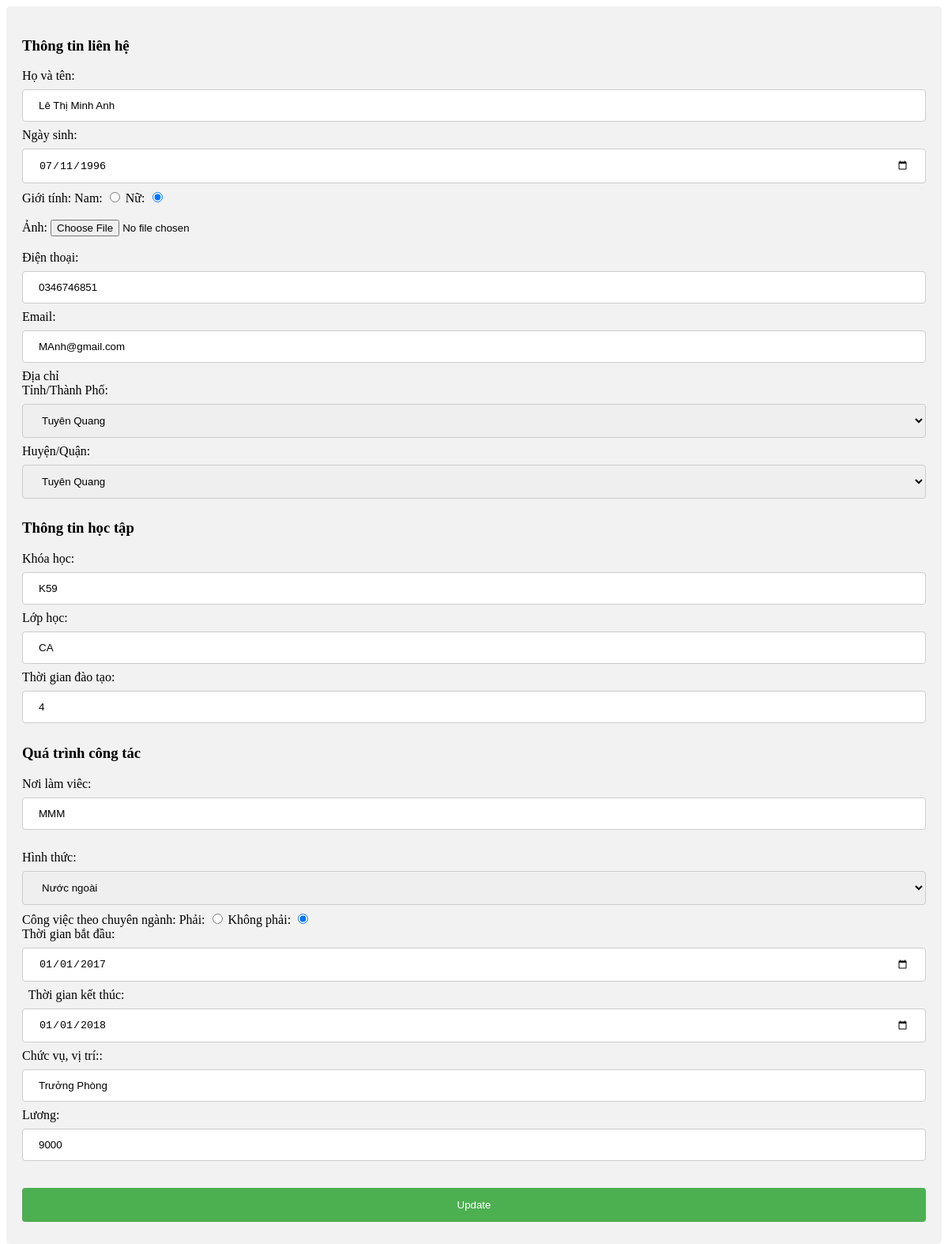
The page /form.php on the database its author committed.
### tables this page shows
CREATE TABLE `cuu_sv` (
  `student_id` smallint(5) UNSIGNED NOT NULL,
  `name` varchar(225) NOT NULL,
  `class_id` smallint(5) UNSIGNED NOT NULL,
  `birthday` date NOT NULL,
  `sex` tinyint(1) NOT NULL,
  `phone` varchar(50) NOT NULL,
  `Email` varchar(50) NOT NULL,
  `img` varchar(255) NOT NULL,
  `district_id` varchar(5) NOT NULL,
  `active` tinyint(1) NOT NULL
);

CREATE TABLE `khoa` (
  `course_id` smallint(5) NOT NULL,
  `course_name` varchar(225) NOT NULL,
  `Note` varchar(255) DEFAULT NULL
);

CREATE TABLE `lop` (
  `class_id` smallint(5) UNSIGNED NOT NULL,
  `class_name` varchar(225) NOT NULL,
  `course_id` smallint(5) UNSIGNED NOT NULL
);

CREATE TABLE `coquan` (
  `office_id` smallint(5) NOT NULL,
  `office_name` varchar(225) NOT NULL,
  `type` varchar(255) NOT NULL
);

CREATE TABLE `congtac` (
  `congtacid` int(5) NOT NULL,
  `student_id` smallint(5) UNSIGNED NOT NULL,
  `office_id` smallint(5) UNSIGNED NOT NULL,
  `time_begin` date NOT NULL,
  `time_end` date NOT NULL,
  `position` varchar(30) NOT NULL,
  `salary` int(50) NOT NULL,
  `true_work` tinyint(1) NOT NULL
);

### variable.php (called while the page is built, shortened)
<?php
	$tb_sv = mysqli_query($link, "SELECT LEFT(name,LOCATE(' ', name)-1) as first, RIGHT(name,CHAR_LENGTH(name)-LOCATE(' ', name)) as last,
									class_id, birthday, sex, phone, Email,img, district_id
									FROM cuu_sv WHERE student_id='$id_active'");
	$temp = mysqli_fetch_array ($tb_sv);
	$firstname = $temp['first'];
	$lastname = $temp['last'];
	$id_class = $temp['class_id'];
	$last_birthday = $temp['birthday'];
	$phone = $temp['phone'];
	$Email = $temp['Email'];
	$img = $temp['img'];
	if ($temp['sex']  ==  '1') 	$sex = 'Nam';
	else $sex = 'Nữ';
	$id_district= $temp['district_id'];
	$tb_district = mysqli_query($link, "SELECT * FROM district  WHERE districtid =  '$id_district'");
	$temp = mysqli_fetch_array ($tb_district);
	$district = $temp['name'];
	$id_province= $temp['provinceid'];
	$tb_province = mysqli_query($link, "SELECT * FROM province WHERE provinceid = '$id_province'");
	$temp = mysqli_fetch_array ($tb_province);
	$province = $temp['name'];
	$tb_ct = mysqli_query($link, "SELECT * FROM congtac WHERE student_id =  '$id_active'");
	$temp = mysqli_fetch_array ($tb_ct);
	$last_t_begin = $temp['time_begin'];
	$last_t_end = $temp['time_end'];
	$position = $temp['position'];
	$salary = $temp['salary'];
	$true_work = $temp['true_work'];
	$id_office= $temp['office_id'];
	$tb_cq = mysqli_query($link, "SELECT * FROM coquan WHERE office_id = '$id_office'");
	$temp = mysqli_fetch_array ($tb_cq);
	$office = $temp['office_name'];
	$type = $temp['type'];
	$tb_k = mysqli_query($link, "SELECT * FROM lop WHERE class_id =  '$id_class'");
	$temp = mysqli_fetch_array ($tb_k);
	$class_name = $temp['class_name'];
	$id_course= $temp['course_id'];
	$tb_l = mysqli_query($link, "SELECT * FROM khoa WHERE course_id = '$id_course'");
	$temp = mysqli_fetch_array ($tb_l);
	$course_name = $temp['course_name'];
	$time_edu = $temp['Note'];
?>

### form.php (the view, shortened to what this page needs)
<!DOCTYPE html>
<html lang="en">
<head>
</head>
<body>
	<?php
	include("connect.php");
	$account = mysqli_query($link, "SELECT * FROM account WHERE active=1");
	$temp = mysqli_fetch_array ($account);
	$id_active = $temp['student_id'];
	include("variable.php");
	$Name = $firstname." ".$lastname;
	?>
	<div id="form">
	<form action="" method="POST" enctype="multipart/form-data">
		<div id="ttlh">
			<h3>Thông tin liên hệ</h3>
			<label for="name">Họ và tên</label>: <input type="text" id="name" name="name" placeholder="Nhập họ tên" value= '<?php echo "$Name"; ?>' onblur="javascript: this.value = ChuanhoaTen(this.value);">
			<span class="erorr" id="erorr-name" ></span><br>
			<label for="d_b"> Ngày sinh</label>: <input type="date" id="d_b" name="d_b" placeholder="Nhập ngày sinh" value= '<?php echo "$last_birthday"; ?>'>
			<span class="erorr"  id="erorr-d_b"></span><br>
			<span> Giới tính: </span>
			<label for="male">Nam</label>: <input type="radio" id="male" name="sex" value="1" <?php if ($sex == 'Nam') {echo "checked";} ?>>
			<label for="female">Nữ</label>: <input type="radio" id="female" name="sex" value="0" <?php if ($sex == 'Nữ') {echo "checked";} ?> ><br>
			<span class="erorr"  id="erorr-sex"></span><br>
			<label for="img">Ảnh</label>: <input type="file" id="img" name="img" value='<?php echo "$img" ?>'> <br>
			<span class="erorr" id="erorr-img"></span><br>
			<label for="phone">Điện thoại</label>: <input type="tel" id="phone" name="phone" placeholder="Số điện thoại" value='<?php echo "$phone"; ?>'>
			<span class="erorr"  id="erorr-phone"></span><br>
			<label for="email">Email</label>: <input type="text" id="email" name="email" placeholder="Email" value='<?php echo "$Email"; ?>'>
			<span class="erorr"  id="erorr-email"></span><br>
			<span>Địa chỉ</span><br>
			<div id="tinh">
			<label for="province">Tỉnh/Thành Phố</label>:
			<select id="province" name="province" onchange="changeprovince(this.value)">
			    <?php
			    $sql = "SELECT * FROM province " ;
				$rel = mysqli_query($link, $sql);
			    while ($row = mysqli_fetch_array ($rel)):;
			    ?>
			    <option value="<?php echo $row[0]; ?>" <?php if ($row[1] == $province) {echo 'selected';} ?>  >
			    	<?php echo $row[1]; ?>
			    </option>
				<?php endwhile; ?>
			 </select>
			</div>
			<div id="huyen">
			<label for="district">Huyện/Quận</label>:
			<select id="district" name="district">
			    <?php
			    $sql = "SELECT * FROM district " ;
			    $rel = mysqli_query($link, $sql);
			    while ($row = mysqli_fetch_array ($rel)):;
			    ?>
			    <option value="<?php echo $row[0]; ?>" <?php if ($row[1] == $district) {echo 'selected';} ?>><?php echo $row[1]; ?></option>
			    <?php
					endwhile;
				?>
			 </select>
			</div>
		</div>
		<div id="ttht">
			<h3>Thông tin học tập</h3>
			<label for="course">Khóa học</label>: <input type="text" id="course" name="course" value='<?php echo "$course_name"; ?>'>
			<span class="erorr"  id="erorr-course"></span><br>
			<label for="class">Lớp học</label>: <input type="text" id="class" name="class" value='<?php echo "$class_name"; ?>'>
			<span class="erorr"  id="erorr-class"></span><br>
			<label for="time_edu">Thời gian đào tạo</label>: <input type="text" id="time_edu" name="time_edu" value='<?php echo "$time_edu"; ?>'> <br>
		</div>
		<div class ="qtct">
			<h3>Quá trình công tác</h3>
			<div id="1">
				<label for="business">Nơi làm viêc</label>: <input type="text" id="business" name="business" value='<?php echo "$office"; ?>'> <br>
				<span class="erorr"  id="erorr-business"></span><br>
				<label for="type">Hình thức:</label>
				<select name="type" id="type">
					<option value="Nước ngoài" <?php if ($type == "Nước ngoài") {echo 'selected';} ?>>Nước ngoài</option>
				</select>
				<span class="erorr"  id="erorr-type"></span><br>
				<span>Công việc theo chuyên ngành: </span>
				<label for="yes">Phải</label>: <input type="radio" id="yes" name="Y_or_N" value="1" <?php if ($true_work == '1') {echo "checked";} ?>>
				<label for="no">Không phải</label>: <input type="radio" id="no" name="Y_or_N" value="0" <?php if ($true_work == '0') {echo "checked";} ?> >
				<span class="erorr"  id="erorr-Y_or_N"></span><br>
				<label for="time_begin">Thời gian bắt đầu</label>: <input type="date" id="time_begin" name="time_begin" value='<?php echo "$last_t_begin"; ?>'> &nbsp
				<label for="time_end">Thời gian kết thúc</label>: <input type="date" id="time_end" name="time_end" value='<?php echo "$last_t_end"; ?>'>
				<span class="erorr"  id="erorr-time_begin"></span><br>
				<label for="pos">Chức vụ, vị trí:</label>: <input type="text" id="pos" name="pos" value='<?php echo "$position"; ?>'>
				<span class="erorr"  id="erorr-pos"></span><br>
				<label for="salary">Lương</label>: <input type="text" id="salary" name="salary" value='<?php echo "$salary"; ?>'>
				<span class="erorr"  id="erorr-salary"></span><br><br>
			</div>
		</div>
		<input type="submit" name="submit" value="Update">
	</form>
	</div>
</body>
</html>

### form.php (style rules this page uses)
input[type=text],input[type=date],input[type = tel], select { width: 100%; padding: 12px 20px; margin: 8px 0; display: inline-block; border: 1px solid #ccc; border-radius: 4px; box-sizing: border-box; }
#form input[type=submit] { width: 100%; background-color: #4CAF50; color: white; padding: 14px 20px; margin: 8px 0; border: none; border-radius: 4px; cursor: pointer; }
div#form { border-radius: 5px; background-color: #f2f2f2; padding: 20px; }

### rows shown on the page
cuu_sv: d_b "07/11/1996", sex "☐ Nam", sex "☑ Nữ", phone "0346746851", email "MAnh@gmail.com"
khoa: course "K59", time_edu "4"
lop: class "CA"
coquan: business "MMM", type "Nước ngoài"
congtac: true_work "☐ Phải", true_work "☑ Không phải", time_begin "01/01/2017", time_end "01/01/2018", pos "Trưởng Phòng", salary "9000"

### other values the page prints
form field province "Tuyên Quang"
form field district "Tuyên Quang"
